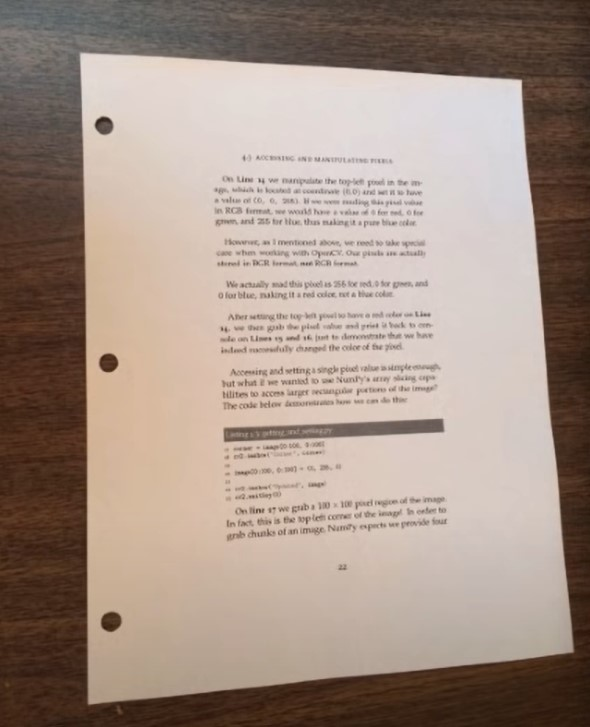
#> input picture Projects/Document Scanner.py/document.jpg, 590 x 727 px
$ python Code.py
#> lines starting #> are read from the running program, lines starting #| are printed output that depends on the picture; after the words box and inside, x2 and y2 are one past the last pixel; in counts of white or black regions, pixels touching at a corner belong together
# Document Scanner

import cv2
import numpy as np

"""A function used to sharpen the image and make it more clear"""
def unsharp_mask(image, kernel_size=(5, 5), sigma=1.0, amount=2.0, threshold=1):
    blurred = cv2.GaussianBlur(image, kernel_size, sigma)
    sharpened = float(amount + 1) * image - float(amount) * blurred
    sharpened = np.maximum(sharpened, np.zeros(sharpened.shape))
    sharpened = np.minimum(sharpened, 255 * np.ones(sharpened.shape))
    sharpened = sharpened.round().astype(np.uint8)
    if threshold > 0:
        low_contrast_mask = np.absolute(image - blurred) < threshold
        np.copyto(sharpened, image, where=low_contrast_mask)
    return sharpened


img = cv2.imread('document.jpg')  # Read Image
#> img is the input picture: shape (727, 590, 3); mean B, G, R 133.5, 144.8, 162.9
height, width, channels = img.shape  # Find Height And Width Of Image
#> height = 727; width = 590; channels = 3

gray = cv2.cvtColor(img, cv2.COLOR_BGR2GRAY)  # RGB To Gray Scale

kernel = np.ones((5, 5), np.uint8)  # Reduce Noise Of Image
erosion = cv2.erode(gray, kernel, iterations=1)
opening = cv2.morphologyEx(erosion, cv2.MORPH_OPEN, kernel)
closing = cv2.morphologyEx(opening, cv2.MORPH_CLOSE, kernel)

edges = cv2.Canny(closing, 20, 240)  # Find Edges
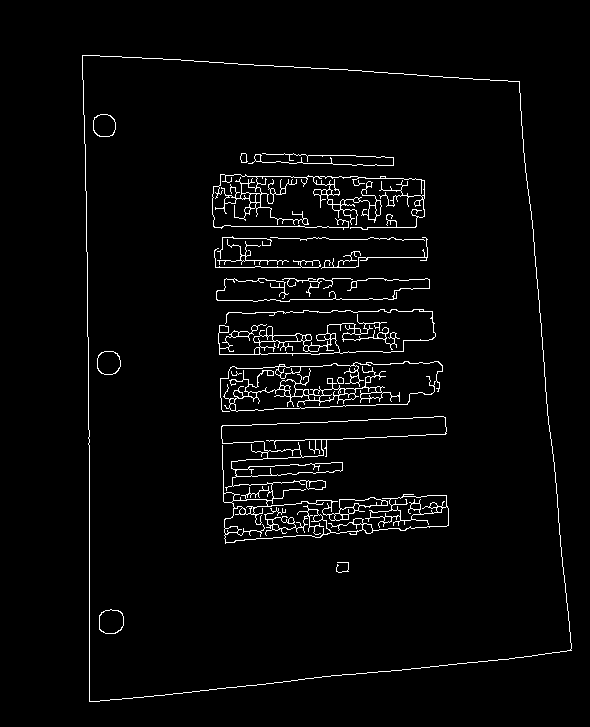
#> edges: shape (727, 590); 3% white in thin lines or dots, all inside (x1, y1, x2, y2) = (82, 55, 572, 702)

# Get Threshold Of Canny
thresh = cv2.adaptiveThreshold(edges, 255, cv2.ADAPTIVE_THRESH_GAUSSIAN_C, cv2.THRESH_BINARY_INV, 11, 2)
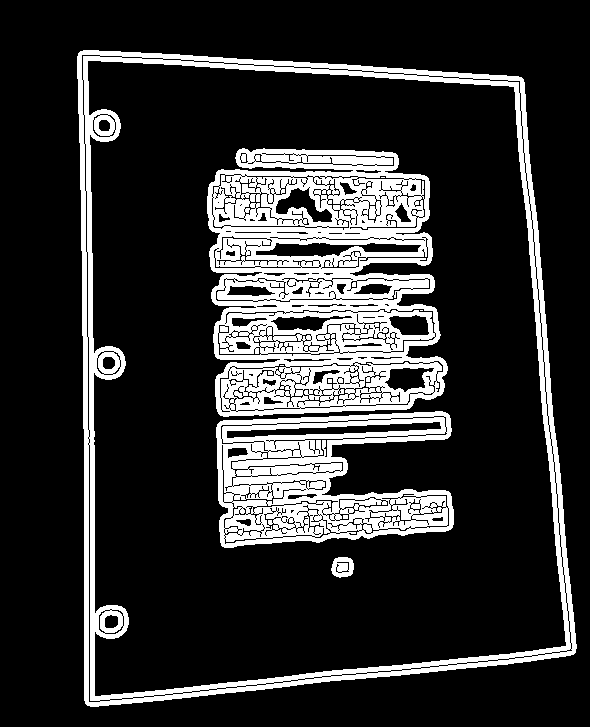
#> thresh: shape (727, 590); 19.1% white; 10 white regions (5 under 20 px)

# Find Contours In Image
contours, hierarchy = cv2.findContours(thresh, cv2.RETR_TREE, cv2.CHAIN_APPROX_NONE)
#> contours = 1436 contours, 974 with area under 20; largest, box (x1, y1, x2, y2) and area: (77, 50, 577, 707) 289347, (87, 60, 567, 697) 265680, (207, 148, 448, 417) 53276, (216, 411, 454, 548) 22458, (226, 421, 442, 439) 1608

# Find Biggest Contour
areas = [cv2.contourArea(c) for c in contours]
#> areas = 1436 values, max 289347 at index 0, min 0 at index 759, mean 463.7
max_index = np.argmax(areas)
#> max_index = 0
print(max_index)
#| 0

# Find approxPoly Of Biggest Contour
epsilon = 0.1 * cv2.arcLength(contours[max_index], True)
#> epsilon = 222.1
approx = cv2.approxPolyDP(contours[max_index], epsilon, True)
#> approx = [[80, 51], [85, 703], [573, 654], [523, 79]]

# Crop The Image To approxPoly
pts1 = np.float32(approx)
#> pts1 = [[80, 51], [85, 703], [573, 654], [523, 79]]
pts = np.float32([[0, 0], [width, 0], [width, height], [0, height]])
#> pts = [[0, 0], [590, 0], [590, 727], [0, 727]]
matrix = cv2.getPerspectiveTransform(pts1, pts)
#> matrix = [[-0.0632, 1, -45.94], [1.44, -0.0111, -114.8], [-0.000259, 0.00018, 1]]
result = cv2.warpPerspective(img, matrix, (width, height))
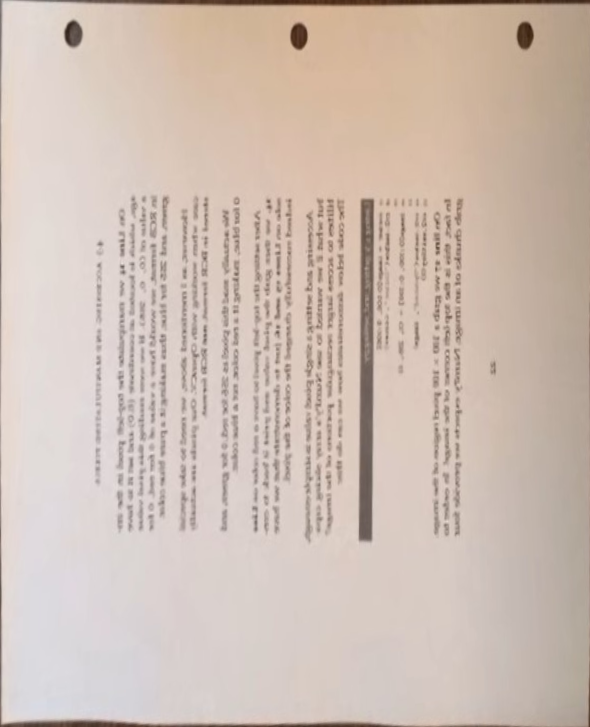
#> result: shape (727, 590, 3); mean B, G, R 180.7, 190.8, 206.9

flip = cv2.flip(result, 1)  # Flip Image
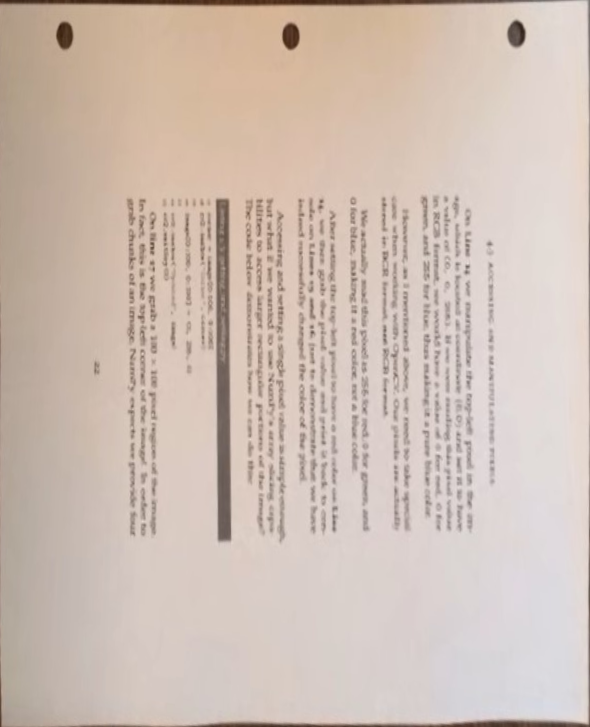
#> flip: shape (727, 590, 3); mean B, G, R 180.7, 190.8, 206.9
rotate = cv2.rotate(flip, cv2.ROTATE_90_COUNTERCLOCKWISE)  # Rotate Image
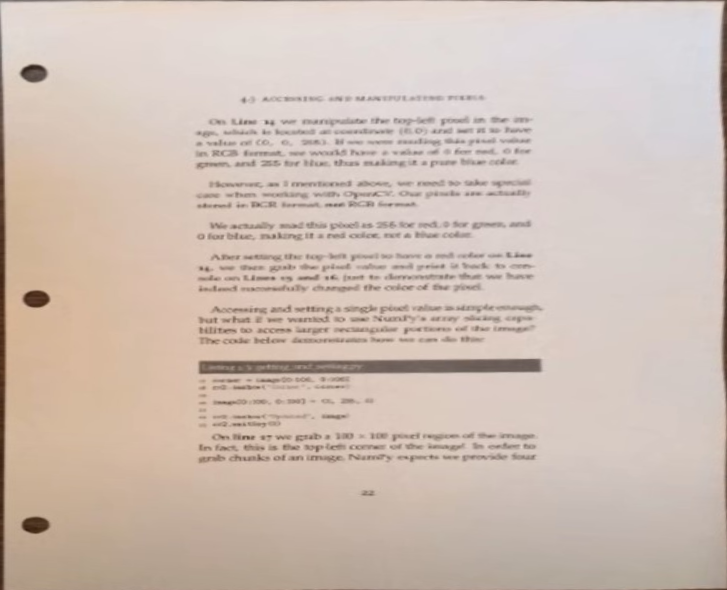
#> rotate: shape (590, 727, 3); mean B, G, R 180.7, 190.8, 206.9

width = int(img.shape[1])
height = int(img.shape[0])
dim = (width, height)
#> dim = (590, 727)

# resize image
resized = cv2.resize(rotate, dim, interpolation=cv2.INTER_AREA)


kernel = np.array([[-1,-1,-1], [-1,9,-1], [-1,-1,-1]])
# kernel = np.array([[-1, -1, -1],[-1, 8, -1],[-1, -1, 0]], np.float32)
# kernel = 1/3 * kernel
sharpened_image = cv2.filter2D(resized, -1, kernel)
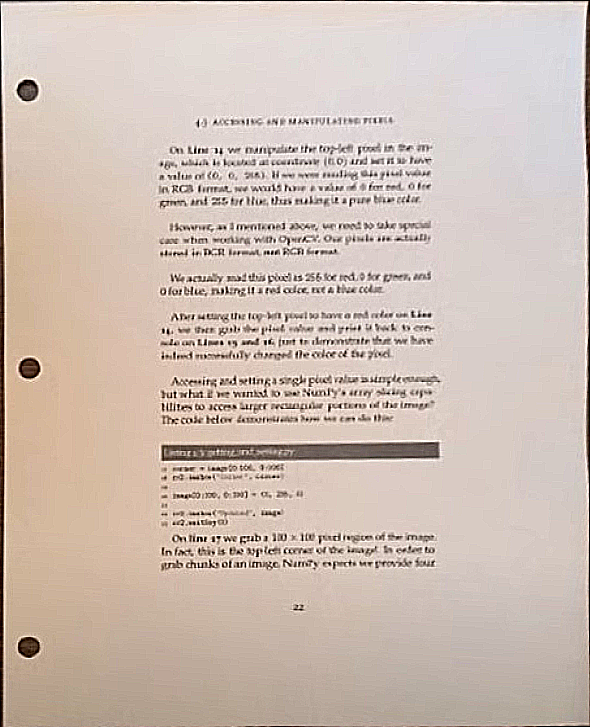
#> sharpened_image: shape (727, 590, 3); mean B, G, R 180.7, 190.7, 206.4
# sharpened_image = unsharp_mask(resized)

alpha = 1.2 # Contrast control (1.0-3.0)
beta = 1.8 # Brightness control (0-100)

adjusted = cv2.convertScaleAbs(sharpened_image, alpha=alpha, beta=beta)
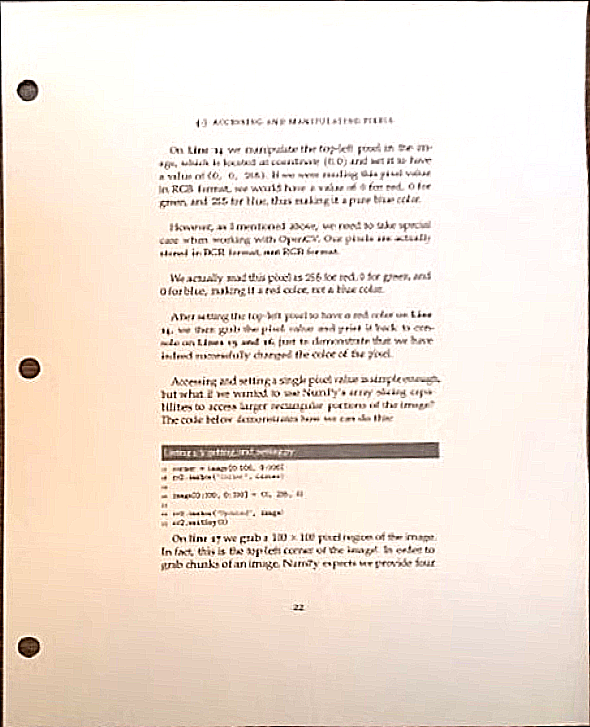
#> adjusted: shape (727, 590, 3); mean B, G, R 216.6, 227.9, 240.7


cv2.imshow('Result', adjusted)

cv2.waitKey(0)
cv2.destroyAllWindows()
